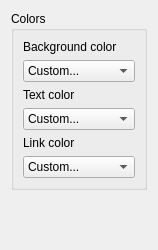
<ui version="4.0" >
 <class>ColorPage4</class>
 <widget class="QWidget" name="ColorPage4" >
  <property name="geometry" >
   <rect>
    <x>0</x>
    <y>0</y>
    <width>158</width>
    <height>250</height>
   </rect>
  </property>
  <property name="windowTitle" >
   <string>Colors</string>
  </property>
  <layout class="QVBoxLayout" >
   <item>
    <widget class="QGroupBox" name="colorsGroupBox" >
     <property name="title" >
      <string>Colors</string>
     </property>
     <layout class="QVBoxLayout" >
      <item>
       <layout class="QVBoxLayout" >
        <item>
         <widget class="QLabel" name="backgroundColorLabel" >
          <property name="text" >
           <string>Background color</string>
          </property>
          <property name="buddy" >
           <cstring>m_BackgroundColorCombo</cstring>
          </property>
         </widget>
        </item>
        <item>
         <widget class="KColorCombo" name="m_BackgroundColorCombo" >
          <item>
           <property name="text" >
            <string>Custom...</string>
           </property>
          </item>
          <item>
           <property name="text" >
            <string/>
           </property>
          </item>
          <item>
           <property name="text" >
            <string/>
           </property>
          </item>
          <item>
           <property name="text" >
            <string/>
           </property>
          </item>
          <item>
           <property name="text" >
            <string/>
           </property>
          </item>
          <item>
           <property name="text" >
            <string/>
           </property>
          </item>
          <item>
           <property name="text" >
            <string/>
           </property>
          </item>
          <item>
           <property name="text" >
            <string/>
           </property>
          </item>
          <item>
           <property name="text" >
            <string/>
           </property>
          </item>
          <item>
           <property name="text" >
            <string/>
           </property>
          </item>
          <item>
           <property name="text" >
            <string/>
           </property>
          </item>
          <item>
           <property name="text" >
            <string/>
           </property>
          </item>
          <item>
           <property name="text" >
            <string/>
           </property>
          </item>
          <item>
           <property name="text" >
            <string/>
           </property>
          </item>
          <item>
           <property name="text" >
            <string/>
           </property>
          </item>
          <item>
           <property name="text" >
            <string/>
           </property>
          </item>
          <item>
           <property name="text" >
            <string/>
           </property>
          </item>
          <item>
           <property name="text" >
            <string/>
           </property>
          </item>
          <item>
           <property name="text" >
            <string>Custom...</string>
           </property>
          </item>
          <item>
           <property name="text" >
            <string/>
           </property>
          </item>
          <item>
           <property name="text" >
            <string/>
           </property>
          </item>
          <item>
           <property name="text" >
            <string/>
           </property>
          </item>
          <item>
           <property name="text" >
            <string/>
           </property>
          </item>
          <item>
           <property name="text" >
            <string/>
           </property>
          </item>
          <item>
           <property name="text" >
            <string/>
           </property>
          </item>
          <item>
           <property name="text" >
            <string/>
           </property>
          </item>
          <item>
           <property name="text" >
            <string/>
           </property>
          </item>
          <item>
           <property name="text" >
            <string/>
           </property>
          </item>
          <item>
           <property name="text" >
            <string/>
           </property>
          </item>
          <item>
           <property name="text" >
            <string/>
           </property>
          </item>
          <item>
           <property name="text" >
            <string/>
           </property>
          </item>
          <item>
           <property name="text" >
            <string/>
           </property>
          </item>
          <item>
           <property name="text" >
            <string/>
           </property>
          </item>
          <item>
           <property name="text" >
            <string/>
           </property>
          </item>
          <item>
           <property name="text" >
            <string/>
           </property>
          </item>
          <item>
           <property name="text" >
            <string/>
           </property>
          </item>
          <item>
           <property name="text" >
            <string>Custom...</string>
           </property>
          </item>
          <item>
           <property name="text" >
            <string/>
           </property>
          </item>
          <item>
           <property name="text" >
            <string/>
           </property>
          </item>
          <item>
           <property name="text" >
            <string/>
           </property>
          </item>
          <item>
           <property name="text" >
            <string/>
           </property>
          </item>
          <item>
           <property name="text" >
            <string/>
           </property>
          </item>
          <item>
           <property name="text" >
            <string/>
           </property>
          </item>
          <item>
           <property name="text" >
            <string/>
           </property>
          </item>
          <item>
           <property name="text" >
            <string/>
           </property>
          </item>
          <item>
           <property name="text" >
            <string/>
           </property>
          </item>
          <item>
           <property name="text" >
            <string/>
           </property>
          </item>
          <item>
           <property name="text" >
            <string/>
           </property>
          </item>
          <item>
           <property name="text" >
            <string/>
           </property>
          </item>
          <item>
           <property name="text" >
            <string/>
           </property>
          </item>
          <item>
           <property name="text" >
            <string/>
           </property>
          </item>
          <item>
           <property name="text" >
            <string/>
           </property>
          </item>
          <item>
           <property name="text" >
            <string/>
           </property>
          </item>
          <item>
           <property name="text" >
            <string/>
           </property>
          </item>
          <item>
           <property name="text" >
            <string>Custom...</string>
           </property>
          </item>
          <item>
           <property name="text" >
            <string/>
           </property>
          </item>
          <item>
           <property name="text" >
            <string/>
           </property>
          </item>
          <item>
           <property name="text" >
            <string/>
           </property>
          </item>
          <item>
           <property name="text" >
            <string/>
           </property>
          </item>
          <item>
           <property name="text" >
            <string/>
           </property>
          </item>
          <item>
           <property name="text" >
            <string/>
           </property>
          </item>
          <item>
           <property name="text" >
            <string/>
           </property>
          </item>
          <item>
           <property name="text" >
            <string/>
           </property>
          </item>
          <item>
           <property name="text" >
            <string/>
           </property>
          </item>
          <item>
           <property name="text" >
            <string/>
           </property>
          </item>
          <item>
           <property name="text" >
            <string/>
           </property>
          </item>
          <item>
           <property name="text" >
            <string/>
           </property>
          </item>
          <item>
           <property name="text" >
            <string/>
           </property>
          </item>
          <item>
           <property name="text" >
            <string/>
           </property>
          </item>
          <item>
           <property name="text" >
            <string/>
           </property>
          </item>
          <item>
           <property name="text" >
            <string/>
           </property>
          </item>
          <item>
           <property name="text" >
            <string/>
           </property>
          </item>
         </widget>
        </item>
       </layout>
      </item>
      <item>
       <layout class="QVBoxLayout" >
        <item>
         <widget class="QLabel" name="textColorLabel" >
          <property name="text" >
           <string>Text color</string>
          </property>
          <property name="buddy" >
           <cstring>m_TextColorCombo</cstring>
          </property>
         </widget>
        </item>
        <item>
         <widget class="KColorCombo" name="m_TextColorCombo" >
          <property name="color" >
           <color>
            <red>0</red>
            <green>0</green>
            <blue>0</blue>
           </color>
          </property>
          <item>
           <property name="text" >
            <string>Custom...</string>
           </property>
          </item>
          <item>
           <property name="text" >
            <string/>
           </property>
          </item>
          <item>
           <property name="text" >
            <string/>
           </property>
          </item>
          <item>
           <property name="text" >
            <string/>
           </property>
          </item>
          <item>
           <property name="text" >
            <string/>
           </property>
          </item>
          <item>
           <property name="text" >
            <string/>
           </property>
          </item>
          <item>
           <property name="text" >
            <string/>
           </property>
          </item>
          <item>
           <property name="text" >
            <string/>
           </property>
          </item>
          <item>
           <property name="text" >
            <string/>
           </property>
          </item>
          <item>
           <property name="text" >
            <string/>
           </property>
          </item>
          <item>
           <property name="text" >
            <string/>
           </property>
          </item>
          <item>
           <property name="text" >
            <string/>
           </property>
          </item>
          <item>
           <property name="text" >
            <string/>
           </property>
          </item>
          <item>
           <property name="text" >
            <string/>
           </property>
          </item>
          <item>
           <property name="text" >
            <string/>
           </property>
          </item>
          <item>
           <property name="text" >
            <string/>
           </property>
          </item>
          <item>
           <property name="text" >
            <string/>
           </property>
          </item>
          <item>
           <property name="text" >
            <string/>
           </property>
          </item>
          <item>
           <property name="text" >
            <string>Custom...</string>
           </property>
          </item>
          <item>
           <property name="text" >
            <string/>
           </property>
          </item>
          <item>
           <property name="text" >
            <string/>
           </property>
          </item>
          <item>
           <property name="text" >
            <string/>
           </property>
          </item>
          <item>
           <property name="text" >
            <string/>
           </property>
          </item>
          <item>
           <property name="text" >
            <string/>
           </property>
          </item>
          <item>
           <property name="text" >
            <string/>
           </property>
          </item>
          <item>
           <property name="text" >
            <string/>
           </property>
          </item>
          <item>
           <property name="text" >
            <string/>
           </property>
          </item>
          <item>
           <property name="text" >
            <string/>
           </property>
          </item>
          <item>
           <property name="text" >
            <string/>
           </property>
          </item>
          <item>
           <property name="text" >
            <string/>
           </property>
          </item>
          <item>
           <property name="text" >
            <string/>
           </property>
          </item>
          <item>
           <property name="text" >
            <string/>
           </property>
          </item>
          <item>
           <property name="text" >
            <string/>
           </property>
          </item>
          <item>
           <property name="text" >
            <string/>
           </property>
          </item>
          <item>
           <property name="text" >
            <string/>
           </property>
          </item>
          <item>
           <property name="text" >
            <string/>
           </property>
          </item>
          <item>
           <property name="text" >
            <string>Custom...</string>
           </property>
          </item>
          <item>
           <property name="text" >
            <string/>
           </property>
          </item>
          <item>
           <property name="text" >
            <string/>
           </property>
          </item>
          <item>
           <property name="text" >
            <string/>
           </property>
          </item>
          <item>
           <property name="text" >
            <string/>
           </property>
          </item>
          <item>
           <property name="text" >
            <string/>
           </property>
          </item>
          <item>
           <property name="text" >
            <string/>
           </property>
          </item>
          <item>
           <property name="text" >
            <string/>
           </property>
          </item>
          <item>
           <property name="text" >
            <string/>
           </property>
          </item>
          <item>
           <property name="text" >
            <string/>
           </property>
          </item>
          <item>
           <property name="text" >
            <string/>
           </property>
          </item>
          <item>
           <property name="text" >
            <string/>
           </property>
          </item>
          <item>
           <property name="text" >
            <string/>
           </property>
          </item>
          <item>
           <property name="text" >
            <string/>
           </property>
          </item>
          <item>
           <property name="text" >
            <string/>
           </property>
          </item>
          <item>
           <property name="text" >
            <string/>
           </property>
          </item>
          <item>
           <property name="text" >
            <string/>
           </property>
          </item>
          <item>
           <property name="text" >
            <string/>
           </property>
          </item>
          <item>
           <property name="text" >
            <string>Custom...</string>
           </property>
          </item>
          <item>
           <property name="text" >
            <string/>
           </property>
          </item>
          <item>
           <property name="text" >
            <string/>
           </property>
          </item>
          <item>
           <property name="text" >
            <string/>
           </property>
          </item>
          <item>
           <property name="text" >
            <string/>
           </property>
          </item>
          <item>
           <property name="text" >
            <string/>
           </property>
          </item>
          <item>
           <property name="text" >
            <string/>
           </property>
          </item>
          <item>
           <property name="text" >
            <string/>
           </property>
          </item>
          <item>
           <property name="text" >
            <string/>
           </property>
          </item>
          <item>
           <property name="text" >
            <string/>
           </property>
          </item>
          <item>
           <property name="text" >
            <string/>
           </property>
          </item>
          <item>
           <property name="text" >
            <string/>
           </property>
          </item>
          <item>
           <property name="text" >
            <string/>
           </property>
          </item>
          <item>
           <property name="text" >
            <string/>
           </property>
          </item>
          <item>
           <property name="text" >
            <string/>
           </property>
          </item>
          <item>
           <property name="text" >
            <string/>
           </property>
          </item>
          <item>
           <property name="text" >
            <string/>
           </property>
          </item>
          <item>
           <property name="text" >
            <string/>
           </property>
          </item>
         </widget>
        </item>
       </layout>
      </item>
      <item>
       <layout class="QVBoxLayout" >
        <item>
         <widget class="QLabel" name="linkColorLabel" >
          <property name="text" >
           <string>Link color</string>
          </property>
          <property name="buddy" >
           <cstring>m_LinkColorCombo</cstring>
          </property>
         </widget>
        </item>
        <item>
         <widget class="KColorCombo" name="m_LinkColorCombo" >
          <property name="color" >
           <color>
            <red>0</red>
            <green>0</green>
            <blue>255</blue>
           </color>
          </property>
          <item>
           <property name="text" >
            <string>Custom...</string>
           </property>
          </item>
          <item>
           <property name="text" >
            <string/>
           </property>
          </item>
          <item>
           <property name="text" >
            <string/>
           </property>
          </item>
          <item>
           <property name="text" >
            <string/>
           </property>
          </item>
          <item>
           <property name="text" >
            <string/>
           </property>
          </item>
          <item>
           <property name="text" >
            <string/>
           </property>
          </item>
          <item>
           <property name="text" >
            <string/>
           </property>
          </item>
          <item>
           <property name="text" >
            <string/>
           </property>
          </item>
          <item>
           <property name="text" >
            <string/>
           </property>
          </item>
          <item>
           <property name="text" >
            <string/>
           </property>
          </item>
          <item>
           <property name="text" >
            <string/>
           </property>
          </item>
          <item>
           <property name="text" >
            <string/>
           </property>
          </item>
          <item>
           <property name="text" >
            <string/>
           </property>
          </item>
          <item>
           <property name="text" >
            <string/>
           </property>
          </item>
          <item>
           <property name="text" >
            <string/>
           </property>
          </item>
          <item>
           <property name="text" >
            <string/>
           </property>
          </item>
          <item>
           <property name="text" >
            <string/>
           </property>
          </item>
          <item>
           <property name="text" >
            <string/>
           </property>
          </item>
          <item>
           <property name="text" >
            <string>Custom...</string>
           </property>
          </item>
          <item>
           <property name="text" >
            <string/>
           </property>
          </item>
          <item>
           <property name="text" >
            <string/>
           </property>
          </item>
          <item>
           <property name="text" >
            <string/>
           </property>
          </item>
          <item>
           <property name="text" >
            <string/>
           </property>
          </item>
          <item>
           <property name="text" >
            <string/>
           </property>
          </item>
          <item>
           <property name="text" >
            <string/>
           </property>
          </item>
          <item>
           <property name="text" >
            <string/>
           </property>
          </item>
          <item>
           <property name="text" >
            <string/>
           </property>
          </item>
          <item>
           <property name="text" >
            <string/>
           </property>
          </item>
          <item>
           <property name="text" >
            <string/>
           </property>
          </item>
          <item>
           <property name="text" >
            <string/>
           </property>
          </item>
          <item>
           <property name="text" >
            <string/>
           </property>
          </item>
          <item>
           <property name="text" >
            <string/>
           </property>
          </item>
          <item>
           <property name="text" >
            <string/>
           </property>
          </item>
          <item>
           <property name="text" >
            <string/>
           </property>
          </item>
          <item>
           <property name="text" >
            <string/>
           </property>
          </item>
          <item>
           <property name="text" >
            <string/>
           </property>
          </item>
          <item>
           <property name="text" >
            <string>Custom...</string>
           </property>
          </item>
          <item>
           <property name="text" >
            <string/>
           </property>
          </item>
          <item>
           <property name="text" >
            <string/>
           </property>
          </item>
          <item>
           <property name="text" >
            <string/>
           </property>
          </item>
          <item>
           <property name="text" >
            <string/>
           </property>
          </item>
          <item>
           <property name="text" >
            <string/>
           </property>
          </item>
          <item>
           <property name="text" >
            <string/>
           </property>
          </item>
          <item>
           <property name="text" >
            <string/>
           </property>
          </item>
          <item>
           <property name="text" >
            <string/>
           </property>
          </item>
          <item>
           <property name="text" >
            <string/>
           </property>
          </item>
          <item>
           <property name="text" >
            <string/>
           </property>
          </item>
          <item>
           <property name="text" >
            <string/>
           </property>
          </item>
          <item>
           <property name="text" >
            <string/>
           </property>
          </item>
          <item>
           <property name="text" >
            <string/>
           </property>
          </item>
          <item>
           <property name="text" >
            <string/>
           </property>
          </item>
          <item>
           <property name="text" >
            <string/>
           </property>
          </item>
          <item>
           <property name="text" >
            <string/>
           </property>
          </item>
          <item>
           <property name="text" >
            <string/>
           </property>
          </item>
          <item>
           <property name="text" >
            <string>Custom...</string>
           </property>
          </item>
          <item>
           <property name="text" >
            <string/>
           </property>
          </item>
          <item>
           <property name="text" >
            <string/>
           </property>
          </item>
          <item>
           <property name="text" >
            <string/>
           </property>
          </item>
          <item>
           <property name="text" >
            <string/>
           </property>
          </item>
          <item>
           <property name="text" >
            <string/>
           </property>
          </item>
          <item>
           <property name="text" >
            <string/>
           </property>
          </item>
          <item>
           <property name="text" >
            <string/>
           </property>
          </item>
          <item>
           <property name="text" >
            <string/>
           </property>
          </item>
          <item>
           <property name="text" >
            <string/>
           </property>
          </item>
          <item>
           <property name="text" >
            <string/>
           </property>
          </item>
          <item>
           <property name="text" >
            <string/>
           </property>
          </item>
          <item>
           <property name="text" >
            <string/>
           </property>
          </item>
          <item>
           <property name="text" >
            <string/>
           </property>
          </item>
          <item>
           <property name="text" >
            <string/>
           </property>
          </item>
          <item>
           <property name="text" >
            <string/>
           </property>
          </item>
          <item>
           <property name="text" >
            <string/>
           </property>
          </item>
          <item>
           <property name="text" >
            <string/>
           </property>
          </item>
         </widget>
        </item>
       </layout>
      </item>
     </layout>
    </widget>
   </item>
   <item>
    <spacer>
     <property name="orientation" >
      <enum>Qt::Vertical</enum>
     </property>
     <property name="sizeHint" >
      <size>
       <width>20</width>
       <height>16</height>
      </size>
     </property>
    </spacer>
   </item>
  </layout>
 </widget>
 <customwidgets>
  <customwidget>
   <class>KColorCombo</class>
   <extends>QComboBox</extends>
   <header>kcolorcombo.h</header>
  </customwidget>
 </customwidgets>
 <resources/>
 <connections/>
</ui>
